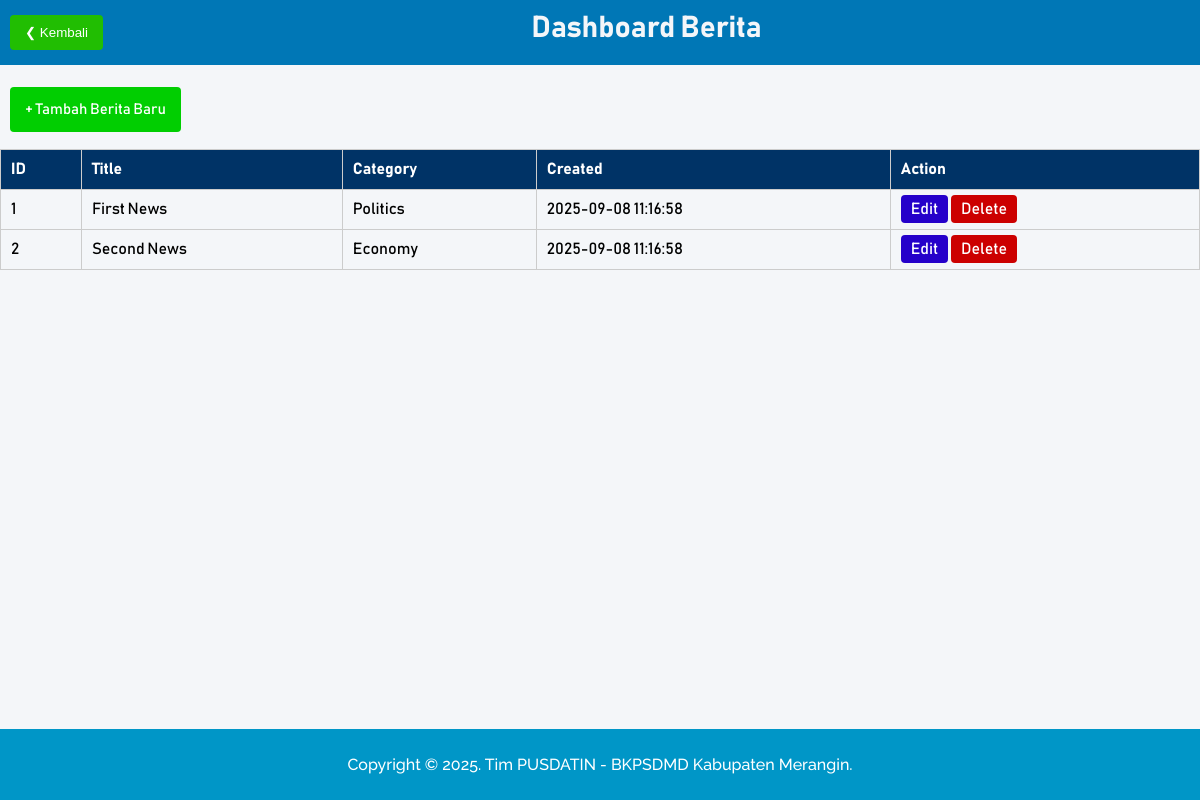
The page /cms/berita/admin_news.php (signed in) on the database its author committed.
### tables this page shows
CREATE TABLE `news` (
  `id` int(11) NOT NULL,
  `title` varchar(255) NOT NULL,
  `content` text NOT NULL,
  `image` varchar(255) DEFAULT NULL,
  `category` varchar(100) DEFAULT NULL,
  `created_by` varchar(100) DEFAULT NULL,
  `created_at` timestamp NOT NULL DEFAULT current_timestamp()
);

### cms/berita/admin_news.php (the view, shortened to what this page needs)
<?php
include "../auth.php";
$result = $conn->query("SELECT * FROM news ORDER BY created_at DESC");
?>
<!DOCTYPE html>
<html lang="en">
<head>
  <link href="admin_news.css" rel="stylesheet" type="text/css">
</head>
<body>
  <div class="header">
    <div class="navbar">
      <button onclick="window.history.back()" class="buttonBack">&#10094; Kembali</button>
    </div>
    <div class="roleHeader">
      <h1>Dashboard Berita</h1>
    </div>
  </div>
  <div class="topbar">
      <a href="add_news.php" class="button add">+ Tambah Berita Baru</a>
  </div>
  <table>
    <tr>
      <th>ID</th>
      <th>Title</th>
      <th>Category</th>
      <th>Created</th>
      <th>Action</th>
    </tr>
    <?php while ($row = $result->fetch_assoc()): ?>
    <tr>
      <td><?php echo $row['id']; ?></td>
      <td><?php echo $row['title']; ?></td>
      <td><?php echo $row['category']; ?></td>
      <td><?php echo $row['created_at']; ?></td>
      <td>
        <a href="edit_news.php?id=<?php echo $row['id']; ?>" class="button edit">Edit</a>
        <a href="delete_news.php?id=<?php echo $row['id']; ?>" class="button red" onclick="return confirm('Delete this news?');">Delete</a>
      </td>
    </tr>
    <?php endwhile; ?>
  </table>
<div class="footer">
    <p>Copyright &copy; 2025. Tim PUSDATIN - BKPSDMD Kabupaten Merangin.</p>
</div>
</body>
</html>

### cms/berita/admin_news.css (style rules this page uses)
body { margin: 0; font-family: Bahnschrift; background:#f4f6f9; }
.header { font-family: Bahnschrift; position: fixed; top: 0px; width:100%; height: 65px; background-color: #0077b6; }
.navbar { float: left; margin-left: 10px; }
.buttonBack { margin-top:15px; text-align:center; cursor: pointer; padding:10px 15px; color:white; padding:10px 15px; background:#21be02; border:none; border-radius:4px; }
.roleHeader h1 { margin: auto; padding: 10px; color: #f4f6f9; text-align:center; font-size: 30px; font-family: Bahnschrift; }
.topbar { margin: 100px 0px 30px 10px; }
.topbar .button.add { padding: 15px; font-size: 15px; background-color: rgb(1, 206, 1); }
table { margin: auto; padding: 20px; width: 100%; border-collapse: collapse; }
th, td { border:1px solid #ccc; padding:10px; text-align:left; }
th { background:#003366; color:white; }
a.button { padding:6px 10px; background:#003366; color:white; text-decoration:none; border-radius:4px; }
a.button.edit { background:#2500ca; }
a.button.red { background:#cc0000; }
* { box-sizing: border-box; }
.footer { position: absolute; background-color: #0096c7; bottom: 0; width:100%; padding: 10px; color: white; font-family: Raleway-Medium; text-align: center; font-size: 15x; }

### rows shown on the page
news: id "1", title "First News", category "Politics", created_at "2025-09-08 11:16:58"
news: id "2", title "Second News", category "Economy", created_at "2025-09-08 11:16:58"
